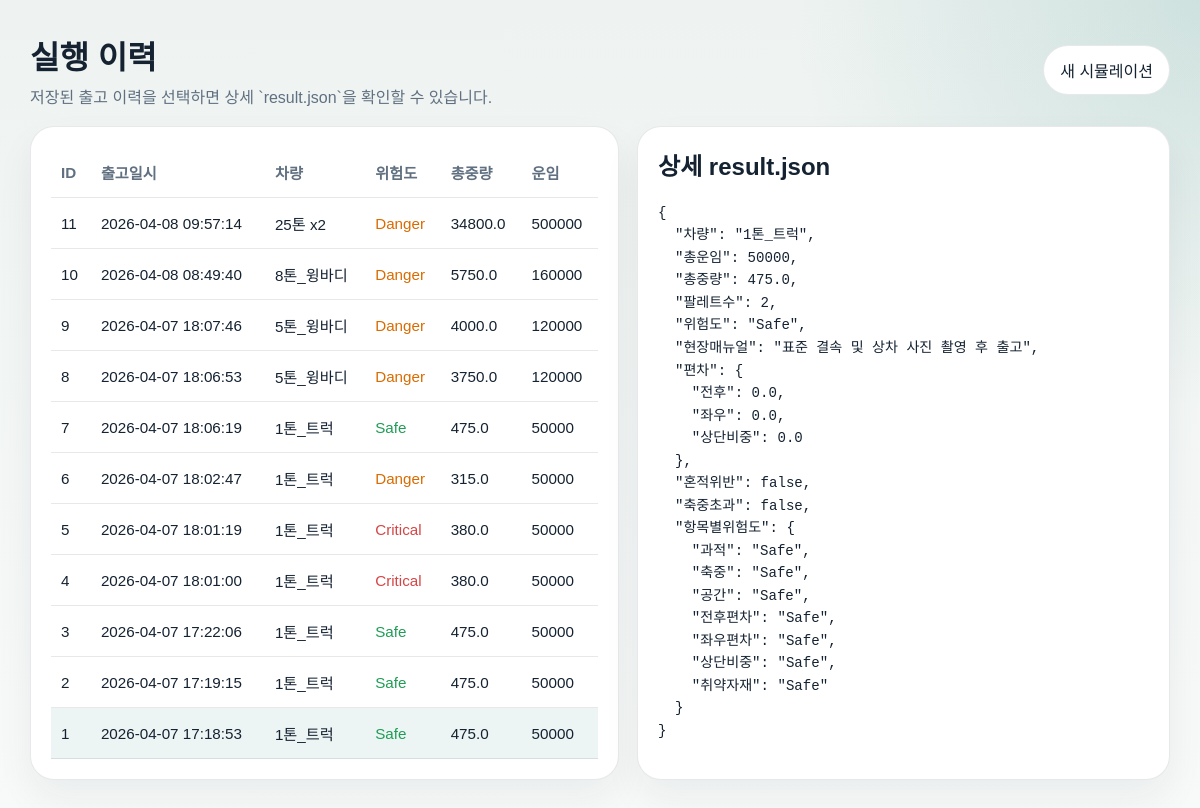
Before: /history?id=1 with the older database file.
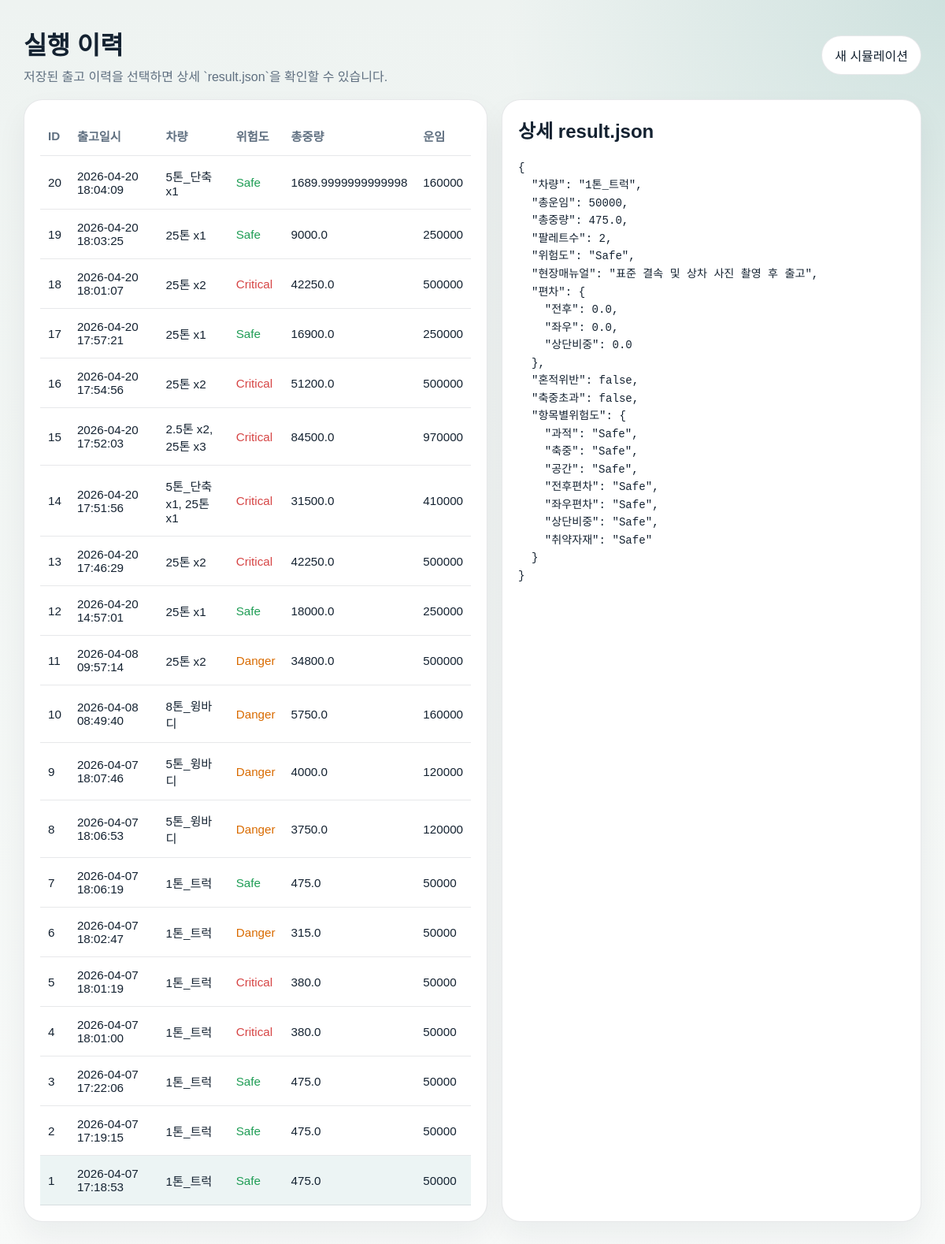
After: the same page with the newer database file.
### tables this page shows
CREATE TABLE history (
                id INTEGER PRIMARY KEY AUTOINCREMENT,
                created_at TEXT NOT NULL,
                vehicle_name TEXT NOT NULL,
                risk_level TEXT NOT NULL,
                total_weight REAL NOT NULL,
                freight_cost INTEGER NOT NULL,
                result_json TEXT NOT NULL
            );

### src/app.py (the view)
@app.get("/history")
def history() -> str:
    init_history_db()
    selected_id = request.args.get("id", type=int)
    with get_db_connection() as connection:
        rows = connection.execute(
            "SELECT id, created_at, vehicle_name, risk_level, total_weight, freight_cost, result_json FROM history ORDER BY id DESC"
        ).fetchall()
    selected_payload = None
    if selected_id is not None:
        for row in rows:
            if row["id"] == selected_id:
                selected_payload = json.loads(row["result_json"])
                break
    elif rows:
        selected_payload = json.loads(rows[0]["result_json"])
        selected_id = int(rows[0]["id"])
    return render_template(
        "history.html",
        rows=rows,
        selected_id=selected_id,
        selected_payload=selected_payload,
        selected_payload_text=(
            json.dumps(selected_payload, ensure_ascii=False, indent=2)
            if selected_payload is not None
            else None
        ),
    )

### src/app.py (called while the page is built)
def get_db_connection() -> sqlite3.Connection:
    connection = sqlite3.connect(DB_PATH)
    connection.row_factory = sqlite3.Row
    return connection

def init_history_db() -> None:
    DATA_DIR.mkdir(parents=True, exist_ok=True)
    with get_db_connection() as connection:
        connection.execute(
            """
            CREATE TABLE IF NOT EXISTS history (
                id INTEGER PRIMARY KEY AUTOINCREMENT,
                created_at TEXT NOT NULL,
                vehicle_name TEXT NOT NULL,
                risk_level TEXT NOT NULL,
                total_weight REAL NOT NULL,
                freight_cost INTEGER NOT NULL,
                result_json TEXT NOT NULL
            )
            """
        )
        connection.commit()

def risk_color(level: str) -> str:
    return {
        "Safe": "#1f9d55",
        "Caution": "#d9a404",
        "Danger": "#d96b00",
        "Critical": "#d64545",
    }.get(level, "#4a5568")

@app.context_processor
def inject_helpers() -> dict[str, object]:
    return {"risk_color": risk_color}

### src/templates/history.html (shortened to what this page needs)
<!doctype html>
<html lang="ko">
<head>
</head>
<body>
  <div class="shell">
    <div class="nav">
      <div>
        <h1 style="margin:0;">실행 이력</h1>
        <div style="color:var(--muted); margin-top:6px;">저장된 출고 이력을 선택하면 상세 `result.json`을 확인할 수 있습니다.</div>
      </div>
      <a href="{{ url_for('index') }}">새 시뮬레이션</a>
    </div>
    <div class="layout">
      <section class="panel">
        <table>
          <thead>
            <tr>
              <th>ID</th>
              <th>출고일시</th>
              <th>차량</th>
              <th>위험도</th>
              <th>총중량</th>
              <th>운임</th>
            </tr>
          </thead>
          <tbody>
            {% for row in rows %}
              <tr data-href="{{ url_for('history', id=row['id']) }}" class="{% if selected_id == row['id'] %}active{% endif %}">
                <td>{{ row["id"] }}</td>
                <td>{{ row["created_at"] }}</td>
                <td>{{ row["vehicle_name"] }}</td>
                <td style="color: {{ risk_color(row['risk_level']) }}">{{ row["risk_level"] }}</td>
                <td>{{ row["total_weight"] }}</td>
                <td>{{ row["freight_cost"] }}</td>
              </tr>
            {% endfor %}
          </tbody>
        </table>
      </section>
      <section class="panel">
        <h2 style="margin-top:0;">상세 result.json</h2>
        {% if selected_payload_text %}
          <pre>{{ selected_payload_text }}</pre>
        {% else %}
          <p style="color:var(--muted);">저장된 이력이 없습니다.</p>
        {% endif %}
      </section>
    </div>
  </div>
</body>
</html>

Changed rows visible on the page:
added history: id "20", created_at "2026-04-20 18:04:09", vehicle_name "5톤_단축 x1", risk_level "Safe", total_weight "1689.9999999999998", freight_cost "160000"
added history: id "19", created_at "2026-04-20 18:03:25", vehicle_name "25톤 x1", risk_level "Safe", total_weight "9000.0", freight_cost "250000"
added history: id "18", created_at "2026-04-20 18:01:07", vehicle_name "25톤 x2", risk_level "Critical", total_weight "42250.0", freight_cost "500000"
added history: id "17", created_at "2026-04-20 17:57:21", vehicle_name "25톤 x1", risk_level "Safe", total_weight "16900.0", freight_cost "250000"
added history: id "16", created_at "2026-04-20 17:54:56", vehicle_name "25톤 x2", risk_level "Critical", total_weight "51200.0", freight_cost "500000"
added history: id "15", created_at "2026-04-20 17:52:03", vehicle_name "2.5톤 x2, 25톤 x3", risk_level "Critical", total_weight "84500.0", freight_cost "970000"
added history: id "14", created_at "2026-04-20 17:51:56", vehicle_name "5톤_단축 x1, 25톤 x1", risk_level "Critical", total_weight "31500.0", freight_cost "410000"
added history: id "13", created_at "2026-04-20 17:46:29", vehicle_name "25톤 x2", risk_level "Critical", total_weight "42250.0", freight_cost "500000"
added history: id "12", created_at "2026-04-20 14:57:01", vehicle_name "25톤 x1", risk_level "Safe", total_weight "18000.0", freight_cost "250000"
